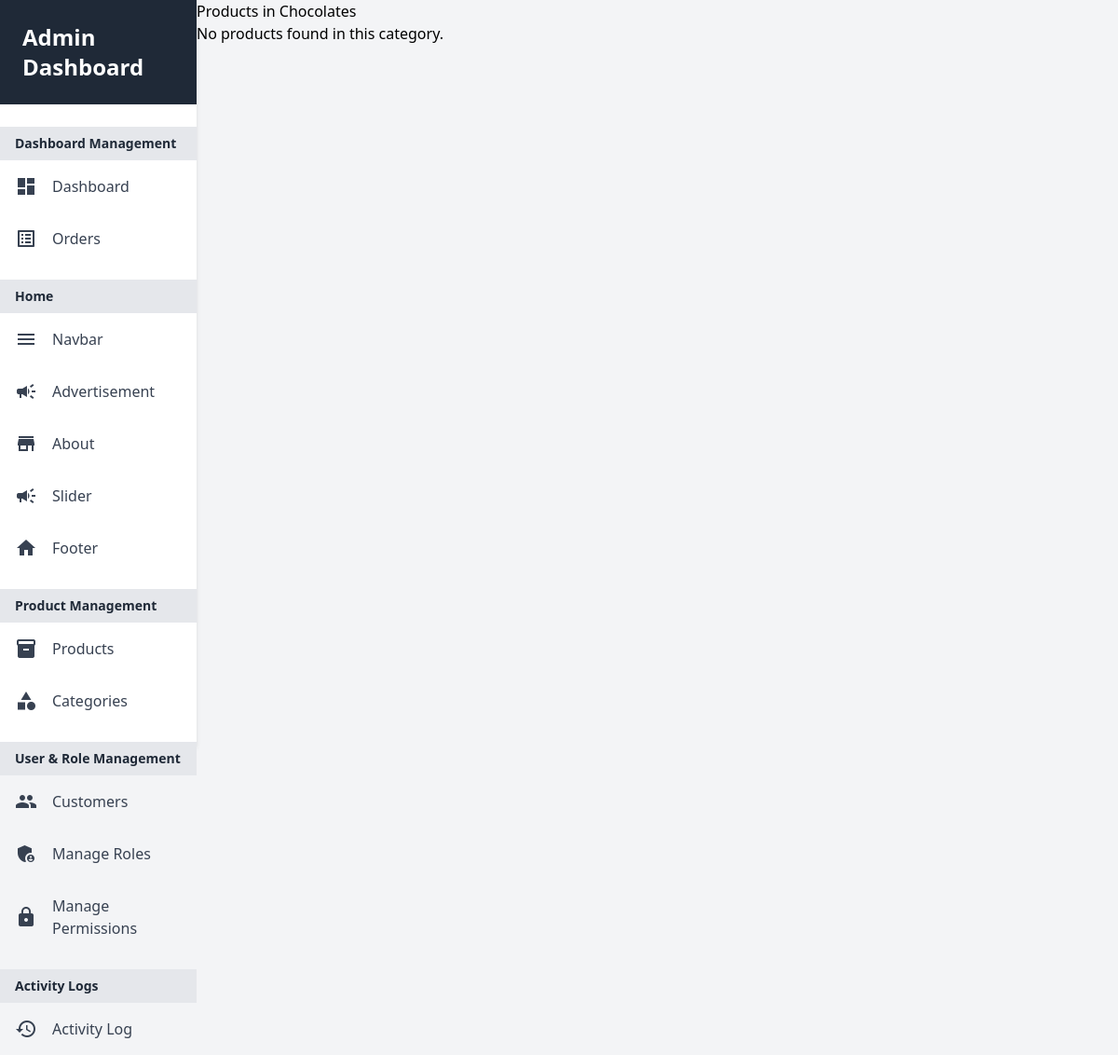
The page /user/categories/5/ (signed in) on the database as committed earlier.
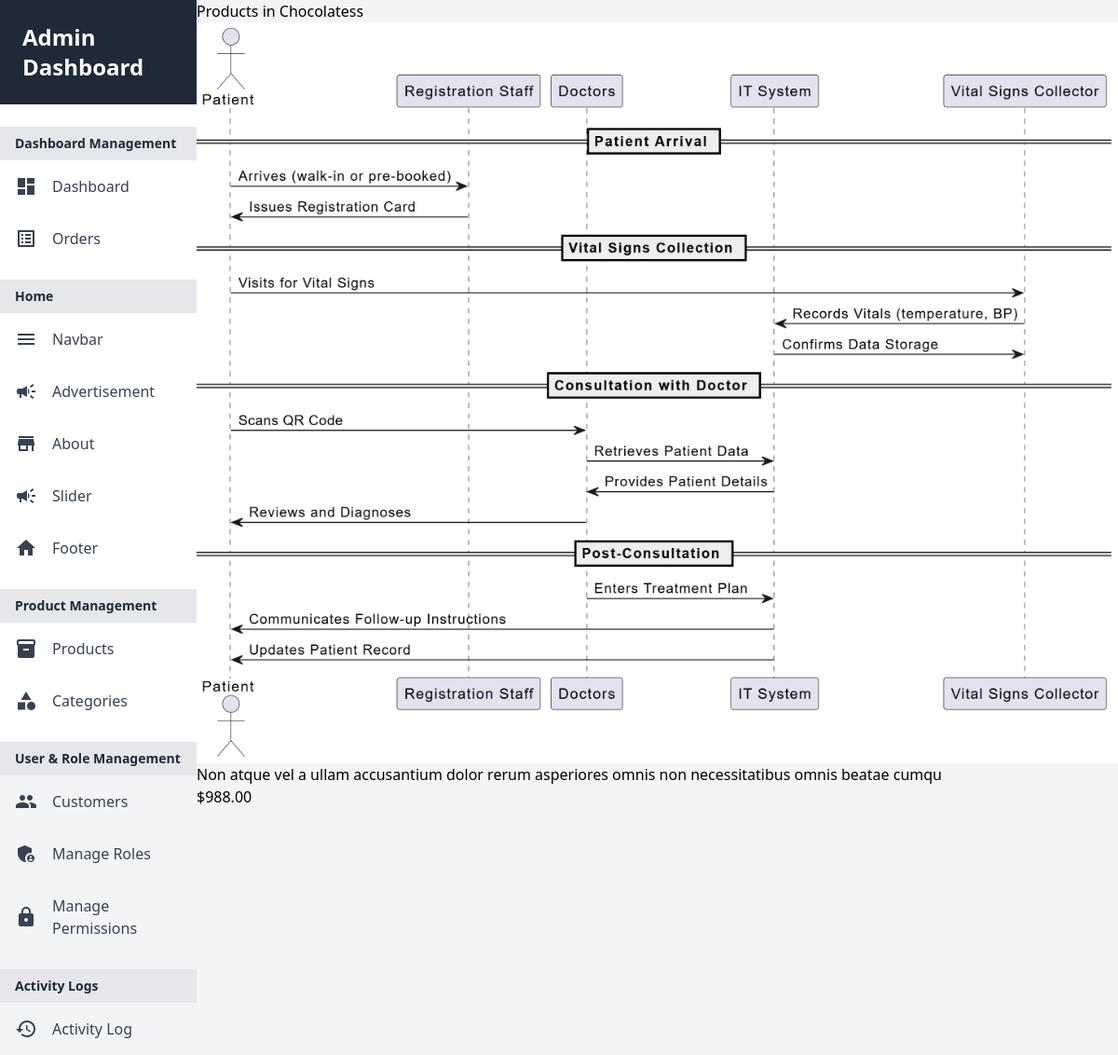
The same page on the database as committed later.
### core/models.py (models this page shows, shortened)
class Category(models.Model):
    cid = ShortUUIDField(unique=True, length=10, max_length=20, prefix="cat", alphabet="abcdegh12345")
    title = models.CharField(max_length=100)
    image = models.ImageField(upload_to="category")
    created_at = models.DateTimeField(auto_now_add=True)
    status = models.CharField(choices=STATUS_CHOICES, max_length=20, default="Active")  # Increase max_length
    updated_by = models.ForeignKey(User, on_delete=models.SET_NULL, null=True, related_name='updated_categories')
    class Meta:
        verbose_name_plural = "Categories"

class Product(models.Model):
    pid = ShortUUIDField(unique=True, length=10, max_length=20, alphabet="abcdegh12345")
    user = models.ForeignKey(User, on_delete=models.SET_NULL, null=True)
    category = models.ForeignKey(Category, on_delete=models.CASCADE, related_name='products')
    title = models.CharField(max_length=100, default="Fresh Pear")
    image = models.ImageField(upload_to='products/')
    description = RichTextUploadingField(null=True, blank=True, default="This is the product")
    price = models.DecimalField(max_digits=10, decimal_places=2, default="1.99")
    old_price = models.DecimalField(max_digits=10, decimal_places=2, default="2.99")
    specifications = models.TextField(null=True, blank=True)
    tags=TaggableManager(blank=True)
    product_status = models.CharField(choices=PRODUCT_STATUS_CHOICES, max_length=10, default="draft")
    sku = ShortUUIDField(unique=True, length=10, max_length=20, alphabet="abcdegh12345")
    stock_quantity = models.PositiveIntegerField(default=0)  # You can set the default value as needed
    in_stock = models.BooleanField(default=True)
    in_sale = models.BooleanField(default=False)
    featured = models.BooleanField(default=False)
    digital = models.BooleanField(default=False)
    vendor = models.ForeignKey(Vendor, on_delete=models.CASCADE, related_name='products')  # Rename to lowercase 'vendor'
    weight = models.FloatField(default=0)
    color = models.ManyToManyField(Color, related_name='products')
    size = models.ManyToManyField(Size, related_name='products')
    mfd=models.DateField(auto_now_add=True)
    life=models.IntegerField(default=30)
    shipping = models.CharField(max_length=100, default="Free Shipping")
    created_at = models.DateTimeField(default=datetime.now)
    sold_quantity = models.IntegerField(default=0)
    updated_by = models.ForeignKey(User, on_delete=models.SET_NULL, null=True, related_name='updated_products')
    class Meta:
        verbose_name_plural = "Products"
    def stock_status(self):
        """Return a custom string based on stock quantity."""
        if self.stock_quantity > 0:
            return f"{self.stock_quantity} left"
        return "Out of stock"
    stock_status.short_description = 'Stock Status'

### userauth/decorators.py (the view)
        def _wrapped_view(request, *args, **kwargs):
            user_groups = request.user.groups.values_list('name', flat=True)
            if not any(role in user_groups for role in allowed_roles):
                return HttpResponseForbidden("You do not have permission to view this page.")
            return view_func(request, *args, **kwargs)

### ecomprj/context_processors.py (called while the page is built, shortened)
def default(request):
    cart_total_amount = 0
    cart_count = 0
    months = []
    monthly_sales = []
    if request.user.is_authenticated:
        address = Address.objects.filter(user_id=request.user.id).first()
    else:
        address = None  # For anonymous users, set address to None or handle appropriately
    categories = Category.objects.all()
    vendors = Vendor.objects.all()
    min_max_price = Product.objects.aggregate(Min("price"), Max("price"))
    return {
        'address': address,
        'categories': categories,
        'vendors': vendors,
        'min_max_price': min_max_price,
        'cart_total_amount': cart_total_amount,  # Adding cart total amount to the context
        'cart_count': cart_count,
        'months': months,
        'monthly_sales': monthly_sales,
    }

### userauth/views.py (called while the page is built)
@csrf_protect
@login_required
@allowed_users(allowed_roles=['Admin'])
def category_detail(request, category_id):
    category = get_object_or_404(Category, id=category_id)
    products = category.products.all()
    return render(request, 'userauth/category_detail.html', {'category': category, 'products': products})

### templates/userauth/category_detail.html
{% extends "partials/baseadmin.html" %}
{% block content %}
<div class="container">
    <h1>Products in {{ category.title }}</h1>
    {% if products %}
    <div class="categories">
        {% for product in products %}
        <div class="category-card">
            <img src="{{ product.image.url }}" alt="{{ product.title }}">
            <h3>{{ product.title }}</h3>
            <p>${{ product.price }}</p>
        </div>
        {% endfor %}
    </div>
    {% else %}
    <p>No products found in this category.</p>
    {% endif %}
</div>
{% endblock %}

Rows that differ between the two databases and show on the page:
changed Category: title "Chocolates" → "Chocolatess"
added Product: image (picture), title "Non atque vel a ullam accusantium dolor rerum asperiores omnis non necessitatibus omnis beatae cumqu", price "988.00"
Other text that changed with them:
text no longer shown: "No products found in this category."
